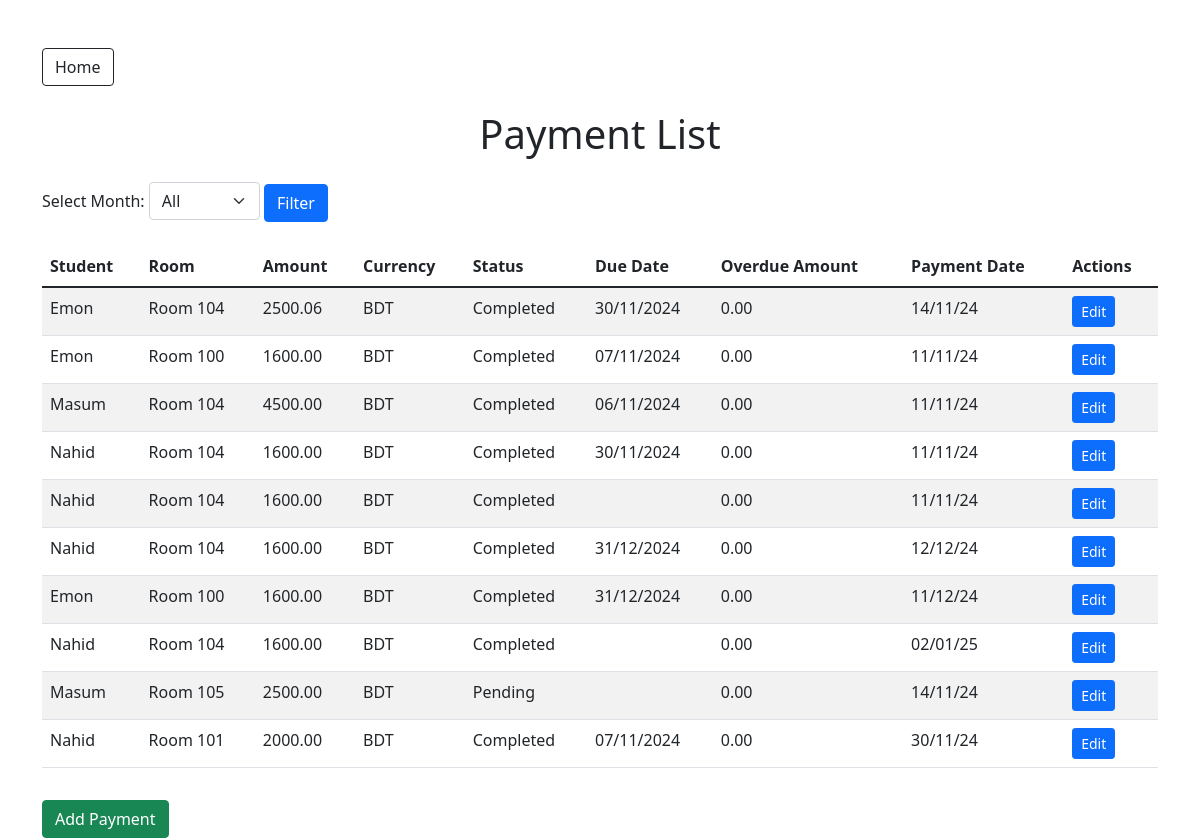
/payments/ (signed in), run on the app's committed database.
### hostel/models.py (models this page shows, shortened)
class Payment(models.Model):
    student = models.ForeignKey(Student, on_delete=models.CASCADE)
    amount = models.DecimalField(max_digits=10, decimal_places=2)
    currency = models.CharField(max_length=3, default='BDT')
    status = models.CharField(max_length=20, choices=[('Pending', 'Pending'), (
        'Completed', 'Completed'), ('Overdue', 'Overdue')], default='Pending')
    payment_date = models.DateTimeField(null=True, blank=True)
    due_date = models.DateField(null=True, blank=True)
    is_due = models.BooleanField(default=False)
    overdue_amount = models.DecimalField(max_digits=10, decimal_places=2)
    reference = models.CharField(max_length=255, blank=True, null=True)
    room_number = models.CharField(max_length=10, blank=True, null=True)
    oprstamp = models.ForeignKey(
        User, on_delete=models.SET_NULL, null=True, blank=True)
    timestamp = models.DateTimeField(auto_now_add=True)

class Student(models.Model):
    name = models.CharField(max_length=100)
    email = models.EmailField(unique=True)
    contact_number = models.CharField(max_length=15)
    nid = models.CharField(max_length=15)
    room = models.ForeignKey(Room, on_delete=models.SET_NULL, null=True)
    def __str__(self):
        return self.name

### hostel/views.py (the view)
# urls.py: path('payments/', PaymentListView.as_view(), name='admin_payment_list'),
@method_decorator(login_required, name='dispatch')
class PaymentListView(ListView):
    model = Payment
    template_name = 'payments/admin_payment_list.html'
    context_object_name = 'payments'
    def get_queryset(self):
        queryset = super().get_queryset()
        monthcode = self.request.GET.get('monthcode')
        if monthcode:
            queryset = queryset.filter(payment_date__startswith=monthcode)
        return queryset
    def get_context_data(self, **kwargs):
        context = super().get_context_data(**kwargs)
        monthcodes = Payment.objects.annotate(month=TruncMonth(
            'payment_date')).values_list('month', flat=True).distinct()
        formatted_monthcodes = [month.strftime(
            '%Y-%m') for month in monthcodes if month]
        context['monthcodes'] = formatted_monthcodes
        return context

### hostel/templates/payments/admin_payment_list.html (shortened to what this page needs)
<!DOCTYPE html>
<html lang="en">
  <head>
    <link href="https://cdn.jsdelivr.net/npm/bootstrap@5.1.3/dist/css/bootstrap.min.css" rel="stylesheet" />
  </head>
  <body>
    <div class="container mt-5">
      <a href="{% url 'home' %}" class="btn btn-outline-dark mb-4">Home</a>
      <h1 class="text-center mb-4">Payment List</h1>
      <form method="get" class="mb-4">
        <label for="monthcode">Select Month:</label>
        <select name="monthcode" id="monthcode" class="form-select w-auto d-inline-block">
          <option value="">All</option>
        </select>
        <button type="submit" class="btn btn-primary">Filter</button>
      </form>
      <table class="table table-striped">
        <thead>
          <tr>
            <th>Student</th>
            <th>Room</th>
            <th>Amount</th>
            <th>Currency</th>
            <th>Status</th>
            <th>Due Date</th>
            <th>Overdue Amount</th>
            <th>Payment Date</th>
            <th>Actions</th>
          </tr>
        </thead>
        <tbody>
          {% for payment in payments %}
            <tr class="{% if payment.is_due %}table-danger{% endif %}">
              <td>{{ payment.student }}</td>
              <td>{{ payment.room_number }}</td>
              <td>{{ payment.amount }}</td>
              <td>{{ payment.currency }}</td>
              <td>{{ payment.status }}</td>
              <td>{{ payment.due_date|date:'d/m/Y' }}</td>
              <td>
                {% if payment.is_due %}
                  {{ payment.overdue_amount }}
                {% else %}
                  0.00
                {% endif %}
              </td>
              <td>{{ payment.payment_date|date:'d/m/y' }}</td>
              <td>
                <a href="{% url 'admin_edit_payment' payment.id %}" class="btn btn-primary btn-sm">Edit</a>
              </td>
            </tr>
          {% endfor %}
        </tbody>
      </table>
      <a href="{% url 'admin_add_payment' %}" class="btn btn-success mt-3">Add Payment</a>
    </div>
  </body>
</html>

### data on the page
Payment: student "Emon", room_number "Room 104", amount "2500.06", currency "BDT", status "Completed", due_date "30/11/2024", is_due "0.00", payment_date "14/11/24"
Payment: student "Emon", room_number "Room 100", amount "1600.00", currency "BDT", status "Completed", due_date "07/11/2024", is_due "0.00", payment_date "11/11/24"
Payment: student "Masum", room_number "Room 104", amount "4500.00", currency "BDT", status "Completed", due_date "06/11/2024", is_due "0.00", payment_date "11/11/24"
Payment: student "Nahid", room_number "Room 104", amount "1600.00", currency "BDT", status "Completed", due_date "30/11/2024", is_due "0.00", payment_date "11/11/24"
Payment: student "Nahid", room_number "Room 104", amount "1600.00", currency "BDT", status "Completed", is_due "0.00", payment_date "11/11/24"
Payment: student "Nahid", room_number "Room 104", amount "1600.00", currency "BDT", status "Completed", due_date "31/12/2024", is_due "0.00", payment_date "12/12/24"
Payment: student "Emon", room_number "Room 100", amount "1600.00", currency "BDT", status "Completed", due_date "31/12/2024", is_due "0.00", payment_date "11/12/24"
Payment: student "Nahid", room_number "Room 104", amount "1600.00", currency "BDT", status "Completed", is_due "0.00", payment_date "02/01/25"
Payment: student "Masum", room_number "Room 105", amount "2500.00", currency "BDT", status "Pending", is_due "0.00", payment_date "14/11/24"
Payment: student "Nahid", room_number "Room 101", amount "2000.00", currency "BDT", status "Completed", due_date "07/11/2024", is_due "0.00", payment_date "30/11/24"
